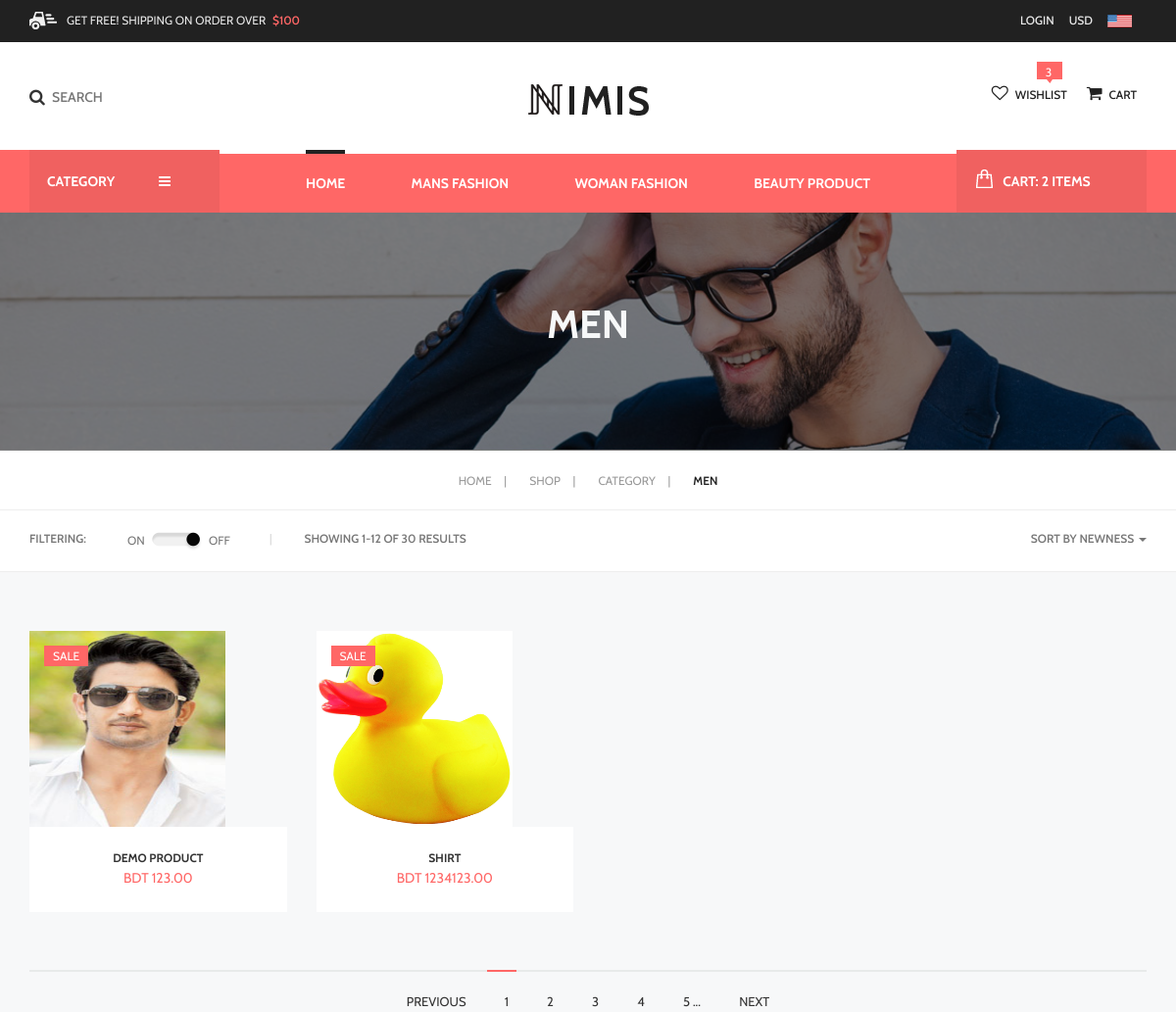
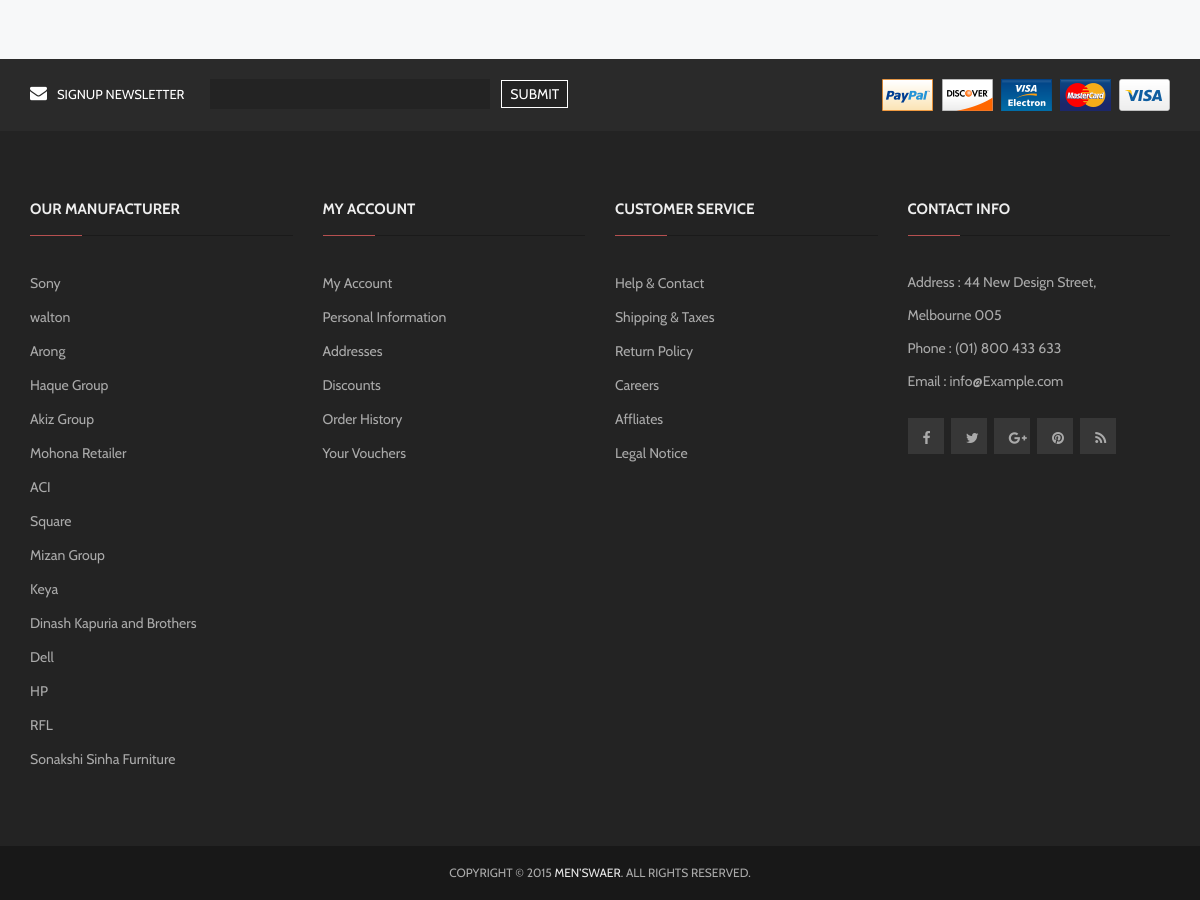
The app's page /category.php?id=5 with its own data (2 pictures, top to bottom).
### tables this page shows
CREATE TABLE `tbl_category` (
  `category_id` int(3) NOT NULL,
  `category_name` varchar(100) NOT NULL,
  `category_description` text NOT NULL,
  `publication_status` tinyint(1) NOT NULL DEFAULT '1'
);

CREATE TABLE `tbl_product` (
  `product_id` int(11) NOT NULL,
  `product_name` varchar(100) NOT NULL,
  `category_id` int(3) NOT NULL,
  `manufacturer_id` int(3) NOT NULL,
  `product_price` float(10,2) NOT NULL,
  `product_quantity` int(5) NOT NULL,
  `product_short_description` text NOT NULL,
  `product_long_description` text NOT NULL,
  `product_image` text NOT NULL,
  `publication_status` tinyint(1) NOT NULL
);

CREATE TABLE `tbl_manufacturer` (
  `manufacturer_id` int(3) NOT NULL,
  `manufacturer_name` varchar(100) NOT NULL,
  `manufacturer_description` text NOT NULL,
  `publication_status` tinyint(1) NOT NULL DEFAULT '1'
);

### category.php (called while the page is built, shortened)
<?php
include './index.php';

### classes/db_connect.php (called while the page is built, shortened)
<?php
class Db_Connect {
    public function database_connection() {
        $host_name = 'localhost';
        $user_name = 'root';
        $password = '';
        $db_name = 'db_seip_ecommerce34';
        $db_con = mysqli_connect($host_name, $user_name, $password, $db_name);
        return $db_con;
    }
}

### classes/application.php (called while the page is built, shortened)
<?php
require_once 'db_connect.php';
class Application extends Db_Connect {
    public $link;
    public function __construct() {
        $this->link = $this->database_connection();
    }
    public function select_all_published_category_info() {
        $sql="SELECT * FROM tbl_category WHERE publication_status = 1 LIMIT 4";
        if(mysqli_query($this->link, $sql)) {
            $query_result = mysqli_query($this->link, $sql);
            return $query_result;
        } else {
            die('Query problem'.mysqli_error($this->link) );
        }
    }
    public function select_all_published_manufacturer_info() {
        $sql="SELECT * FROM tbl_manufacturer WHERE publication_status = 1";
        if(mysqli_query($this->link, $sql)) {
            $query_result = mysqli_query($this->link, $sql);
            return $query_result;
        } else {
            die('Query problem'.mysqli_error($this->link) );
        }
    }
    public function select_product_info_by_category_id($category_id) {
        $sql="SELECT * FROM tbl_product WHERE publication_status = 1 AND category_id = '$category_id' ";
        if(mysqli_query($this->link, $sql)) {
            $query_result = mysqli_query($this->link, $sql);
            return $query_result;
        } else {
            die('Query problem'.mysqli_error($this->link) );
        }
    }
}

### pages/category_content.php (the view, shortened to what this page needs)
<?php
    $category_id = $_GET['id'];
    $query_result = $obj_app->select_product_info_by_category_id($category_id);
?>
<section class="breadcumb_top_area">
    <div class="container">
        <div class="row">
            <div class="col-md-12 col-sm-12 col-xs-12">
                <div class="bread_top_box">
                    <h2>Men</h2>
                </div>
            </div>
        </div>
    </div>
</section>
<div class="breadcumb_area">
    <div class="container">
        <div class="row">
            <div class="col-md-12 col-sm-12 col-xs-12">
                <div class="bread_box">
                    <ul class="breadcumb">
                        <li><a href="index.html">home <span>|</span></a></li>
                        <li><a href="">Shop <span>|</span></a></li>
                        <li><a href="">Category <span>|</span></a></li>
                        <li class="active"><a href="">Men</a></li>
                    </ul>
                </div>
            </div>
        </div>
    </div>
</div>
<div class="filter_area">
    <div class="container">
        <div class="row">
            <div class="col-md-6 col-sm-8 col-xs-12">
                <div class="filter_box_left">
                    <p>FILTERING:</p>
                    <div class="filter_cont">
                        <ul>
                            <li><a href="category-1.html">on</a></li>
                            <li><img src="assets/front_end/images/filter_ico_off.png" alt="" /></li>
                            <li><a href="category-2.html">off</a></li>
                        </ul>
                    </div>
                    <div class="s_results">
                        <p><span>|</span> showing 1-12 of 30 results</p>
                    </div>
                </div>
            </div>
            <div class="col-md-6 col-sm-4 col-xs-12">
                <div class="filter_box_right">
                    <a class="dropdown-toggle" data-toggle="dropdown" href="#">sort by newness <span class="caret"></span></a>
                </div>
            </div>
        </div>
    </div>
</div>
<section class="main_category_area">
    <div class="container">
        <div class="row">
            <div class="col-md-12 col-sm-12 col-xs-12">
                <div class="main_category_right cat-2">
                    <div class="row">
                        <?php while ($category_product = mysqli_fetch_assoc($query_result)) { ?>
                        <div class="col-md-3 col-sm-4 col-xs-12">
                            <div class="main_cat_item">
                                <div class="item">
                                    <div class="item-img">
                                        <img src="assets/<?php echo $category_product['product_image'] ;?>" alt="" style="height: 200px; width: 200px; " />
                                    </div>
                                    <div class="item-new">
                                        <p>Sale</p>
                                    </div>
                                    <div class="item-sub">
                                        <a href="product-detail.html"><h5><?php echo $category_product['product_name'] ;?></h5></a>
                                        <p>BDT <?php echo $category_product['product_price'] ;?></p>
                                    </div>
                                </div>
                            </div>
                        </div>
                        <?php } ?>
                    </div>
                    <div class="row">
                        <div class="col-md-12 col-sm-12 col-xs-12">
                            <div class="pagi_line"></div>
                            <div class="pagi_ul">
                                <ul id="pagination">
                                    <li><a href="">Previous</a></li>
                                    <li><a href="">1</a></li>
                                    <li><a href="">2</a></li>
                                    <li><a href="">3</a></li>
                                    <li><a href="">4</a></li>
                                    <li><a href="">5 ...</a></li>
                                    <li><a href="">Next</a></li>
                                </ul>
                            </div>
                        </div>
                    </div>
                </div>
            </div>
        </div>
    </div>
</section>

### includes/menu.php (shortened to what this page needs)
<?php
    $query_result = $obj_app->select_all_published_category_info();
?>
<section class="nav_area">
    <div class="container">
        <div class="nav_left floatleft">
            <a href="category-1.html">category<i class="fa fa-bars"></i></a>
        </div>
        <div class="nav_center">
            <nav class="mainmenu">
                <ul id="nav">
                    <li class="current-page-item"><a href="index.html">Home</a> </li>
                    <?php while ($category_info = mysqli_fetch_assoc($query_result)) { ?>
                    <li><a href="category.php?id=<?php echo $category_info['category_id']; ?>"><?php echo $category_info['category_name']; ?></a></li>
                    <?php } ?>
                </ul>
            </nav>
        </div>
        <div class="nav_right floatright">
            <a href="cart.html"><img src="assets/front_end/images/bag.png" alt="Bag" />cart: 2 items</a>
        </div>
    </div>
</section>

### includes/footer.php
<?php
    $query_result = $obj_app->select_all_published_manufacturer_info();
?>
<footer class="entire_footer_area">
    <div class="footer_top_area">
        <div class="container">
            <div class="row">
                <div class="col-md-7 col-sm-6 col-xs-12">
                    <div class="footer_top_left">
                        <a href=""><i class="fa fa-envelope"></i>signup newsletter</a>
                        <input type="text" placeholder=""/>
                        <input type="submit" value="submit"/>
                    </div>
                </div>
                <div class="col-md-5 col-sm-6 col-xs-12">
                    <div class="footer_top_right">
                        <ul id="payment">
                            <li><a href="">
                                    <img src="assets/front_end/images/pay1.png" alt="" />
                                </a></li>
                            <li><a href="">
                                    <img src="assets/front_end/images/pay2.png" alt="" />
                                </a></li>
                            <li><a href="">
                                    <img src="assets/front_end/images/pay3.png" alt="" />
                                </a></li>
                            <li><a href="">
                                    <img src="assets/front_end/images/pay4.png" alt="" />
                                </a></li>
                            <li><a href="">
                                    <img src="assets/front_end/images/pay5.png" alt="" />
                                </a></li>
                        </ul>
                    </div>
                </div>
            </div>
        </div>
    </div>
    <div class="footer_area">
        <div class="container">
            <div class="row">
                <div class="col-md-3 col-sm-3 col-xs-12">
                    <div class="single_widget">
                        <h5>Our Manufacturer</h5>
                        <div class="wid_line"></div>
                        <ul class="widget_nav">
                            <?php while ($manufacturer_info = mysqli_fetch_assoc($query_result)) { ?>
                            <li><a href="manufacturer.php?id=<?php echo $manufacturer_info['manufacturer_id']; ?>"><?php echo $manufacturer_info['manufacturer_name']; ?></a></li>
                            <?php } ?>
                        </ul>
                    </div>
                </div>
                <div class="col-md-3 col-sm-3 col-xs-12">
                    <div class="single_widget">
                        <h5>my account</h5>
                        <div class="wid_line"></div>
                        <ul class="widget_nav">
                            <li><a href="">My Account</a></li>
                            <li><a href="">Personal Information</a></li>
                            <li><a href="">Addresses</a></li>
                            <li><a href="">Discounts</a></li>
                            <li><a href="">Order History</a></li>
                            <li><a href="">Your Vouchers</a></li>
                        </ul>
                    </div>
                </div>
                <div class="col-md-3 col-sm-3 col-xs-12">
                    <div class="single_widget">
                        <h5>customer service</h5>
                        <div class="wid_line"></div>
                        <ul class="widget_nav">
                            <li><a href="">Help & Contact</a></li>
                            <li><a href="">Shipping & Taxes</a></li>
                            <li><a href="">Return Policy</a></li>
                            <li><a href="">Careers</a></li>
                            <li><a href="">Affliates</a></li>
                            <li><a href="">Legal Notice</a></li>
                        </ul>
                    </div>
                </div>
                <div class="col-md-3 col-sm-3 col-xs-12">
                    <div class="single_widget">
                        <h5>contact Info</h5>
                        <div class="wid_line"></div>
                        <address>
                            Address : 44 New Design Street,<br>
                            Melbourne 005<br>
                            Phone : (01) 800 433 633<br>
                            Email : info@Example.com
                        </address>
                        <ul class="wid_social">
                            <li><a class="fa fa-facebook" href=""></a></li>
                            <li><a class="fa fa-twitter" href=""></a></li>
                            <li><a class="fa fa-google-plus" href=""></a></li>
                            <li><a class="fa fa-pinterest" href=""></a></li>
                            <li><a class="fa fa-rss" href=""></a></li>
                        </ul>
                    </div>
                </div>
            </div>
        </div>
    </div>
    <div class="footer_bottom_area">
        <div class="container">
            <div class="row">
                <div class="col-md-12 col-sm-12 col-xs-12">
                    <div class="footer_bottom">
                        <p>Copyright &copy; 2015 <a href="index.html">Men’swaer</a>. All Rights Reserved.</p>
                    </div>
                </div>
            </div>
        </div>
    </div>
</footer>

### records on screen
tbl_category: category_name "MANS FASHION"
tbl_category: category_name "WOMAN FASHION"
tbl_category: category_name "BEAUTY PRODUCT"
tbl_product: product_image (picture), product_name "DEMO PRODUCT", product_price "123.00"
tbl_product: product_image (picture), product_name "SHIRT", product_price "1234123.00"
tbl_manufacturer: manufacturer_name "Sony"
tbl_manufacturer: manufacturer_name "walton"
tbl_manufacturer: manufacturer_name "Arong"
tbl_manufacturer: manufacturer_name "Haque Group"
tbl_manufacturer: manufacturer_name "Akiz Group"
tbl_manufacturer: manufacturer_name "Mohona Retailer"
tbl_manufacturer: manufacturer_name "ACI"
tbl_manufacturer: manufacturer_name "Square"
tbl_manufacturer: manufacturer_name "Mizan Group"
tbl_manufacturer: manufacturer_name "Keya"
tbl_manufacturer: manufacturer_name "Dinash Kapuria and Brothers"
tbl_manufacturer: manufacturer_name "Dell"
tbl_manufacturer: manufacturer_name "HP"
tbl_manufacturer: manufacturer_name "RFL"
tbl_manufacturer: manufacturer_name "Sonakshi Sinha Furniture"
